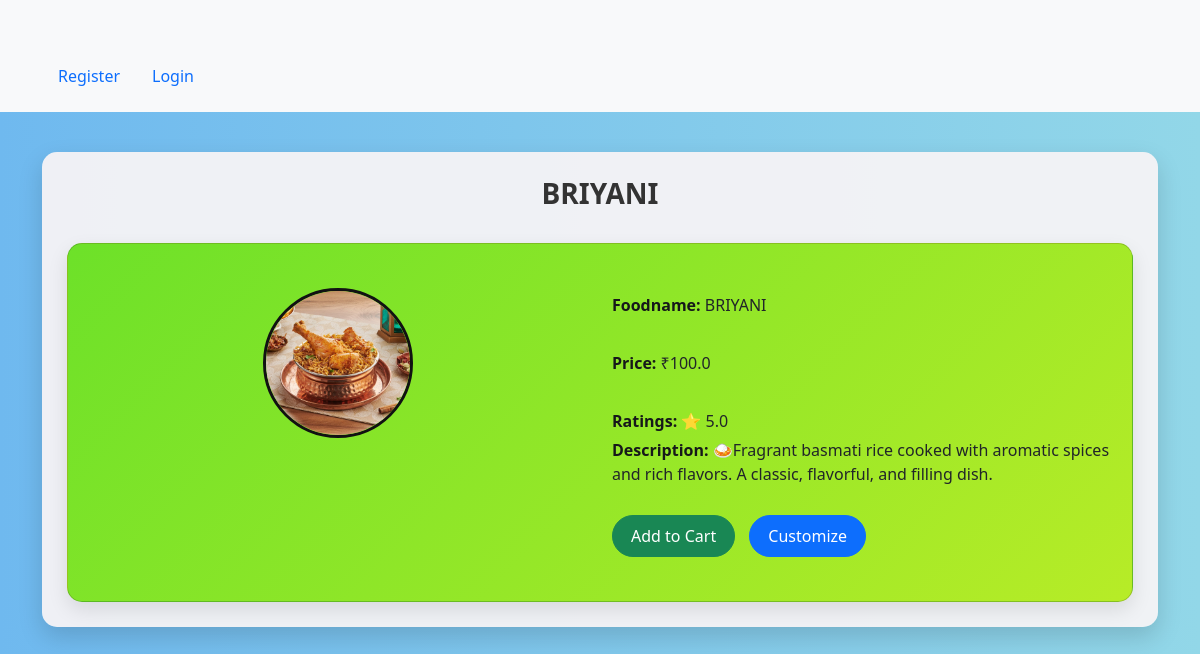
The page /1 on the database its author committed.
### foods/models.py (models this page shows, shortened)
class FoodItems(models.Model):
    foodname = models.CharField(max_length=200)
    description = models.TextField()
    price = models.FloatField()
    rating = models.FloatField()
    food_img = models.ImageField(upload_to='food_images/')
    catogery = models.CharField(max_length=50)

### foods/views.py (the view)
# urls.py: path('<int:id>',views.foodDetails),
def foodDetails(request,id=0):
    foodsitems = FoodItems.objects.get(id=id)
    return render(request,"foods/foodDetails.html",
    {'foodsitems':foodsitems})

### templates/foods/foodDetails.html (shortened to what this page needs)
{% extends 'base.html' %}
{% block content %}
<div class="container">
    <div class="jumbotron">
    <h3>{{foodsitems.foodname}}</h3>
    <br>
    <div class="card card-card">
        <br>
        <div class="row">
            <div class="col-md-6 text-center">
                {% if foodsitems.food_img %}
                    <img src="{{ foodsitems.food_img.url }}" width="150" height="150">
                {% else %}
                    <p>No Image</p>
                {% endif %}
            </div>
            <div class="col-md-6">
                <p><b>Foodname:</b> {{ foodsitems.foodname }}</p><br>
                <p><b>Price:</b> ₹{{ foodsitems.price }}</p><br>
                <p><b>Ratings:</b> ⭐ {{ foodsitems.rating }}</p>
                <p><b>Description:</b> {{ foodsitems.description }}</p>
                <br>
                <a href="{% url 'add_cart' foodsitems.id %}" class="btn btn-success">
                    Add to Cart
                </a>
                <a href="{% url 'customize' foodsitems.id %}" class="btn btn-primary">
                    Customize
                </a>
            </div>
        </div>
        <br>
    </div>
</div>
</div>
{% endblock %}

### templates/foods/foodDetails.html (style rules this page uses)
body { background: linear-gradient(to right, #6fb9ef, #92d7e8); }
.container { margin-top: 40px; }
.jumbotron { background: rgba(246, 244, 246, 0.95); padding: 25px; border-radius: 15px; box-shadow: 0px 10px 25px rgba(0,0,0,0.15); }
.card-card { background: linear-gradient(135deg, #6de129, #b7ec27); border-radius: 15px; padding: 20px; box-shadow: 0px 8px 20px rgba(0,0,0,0.1); transition: 0.3s; }
.card-card img { border-radius: 50%; border: 3px solid #111212; object-fit: cover; }
h3 { text-align: center; font-weight: bold; color: #333; }
p { margin: 5px 0; font-size: 16px; }
b { color: #16181a; }
.btn { border-radius: 25px; padding: 8px 18px; margin-right: 10px; transition: 0.3s; }

### rows shown on the page
FoodItems: foodname "BRIYANI", food_img (picture), price "100.0", rating "5.0", description "🍛Fragrant basmati rice cooked with aromatic spices and rich flavors. A classic, flavorful, and filling dish."
